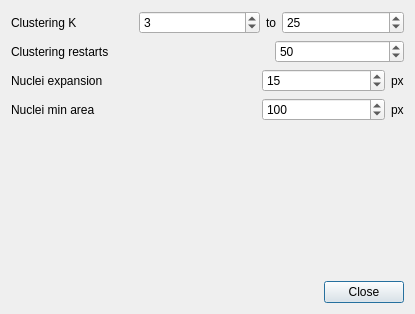
<?xml version="1.0" encoding="UTF-8"?>
<ui version="4.0">
 <class>AnalysisDialog</class>
 <widget class="QDialog" name="AnalysisDialog">
  <property name="geometry">
   <rect>
    <x>0</x>
    <y>0</y>
    <width>415</width>
    <height>314</height>
   </rect>
  </property>
  <property name="windowTitle">
   <string>Analysis options</string>
  </property>
  <layout class="QVBoxLayout" name="verticalLayout">
   <item>
    <layout class="QHBoxLayout" name="horizontalLayout_6" stretch="1,1,0,1">
     <item>
      <widget class="QLabel" name="label_2">
       <property name="text">
        <string>Clustering K</string>
       </property>
      </widget>
     </item>
     <item>
      <widget class="QSpinBox" name="clusterMinK">
       <property name="minimum">
        <number>1</number>
       </property>
       <property name="stepType">
        <enum>QAbstractSpinBox::AdaptiveDecimalStepType</enum>
       </property>
       <property name="value">
        <number>3</number>
       </property>
      </widget>
     </item>
     <item>
      <widget class="QLabel" name="label_10">
       <property name="text">
        <string>to</string>
       </property>
      </widget>
     </item>
     <item>
      <widget class="QSpinBox" name="clusterMaxK">
       <property name="minimum">
        <number>1</number>
       </property>
       <property name="maximum">
        <number>999</number>
       </property>
       <property name="stepType">
        <enum>QAbstractSpinBox::AdaptiveDecimalStepType</enum>
       </property>
       <property name="value">
        <number>25</number>
       </property>
      </widget>
     </item>
    </layout>
   </item>
   <item>
    <layout class="QHBoxLayout" name="horizontalLayout" stretch="2,1">
     <item>
      <widget class="QLabel" name="label">
       <property name="text">
        <string>Clustering restarts</string>
       </property>
      </widget>
     </item>
     <item>
      <widget class="QSpinBox" name="clusterNInit">
       <property name="minimum">
        <number>1</number>
       </property>
       <property name="maximum">
        <number>999</number>
       </property>
       <property name="stepType">
        <enum>QAbstractSpinBox::AdaptiveDecimalStepType</enum>
       </property>
       <property name="value">
        <number>50</number>
       </property>
      </widget>
     </item>
    </layout>
   </item>
   <item>
    <layout class="QGridLayout" name="gridLayout" columnstretch="2,1,0">
     <item row="0" column="0">
      <widget class="QLabel" name="label_3">
       <property name="text">
        <string>Nuclei expansion</string>
       </property>
      </widget>
     </item>
     <item row="0" column="2">
      <widget class="QLabel" name="label_4">
       <property name="text">
        <string>px</string>
       </property>
      </widget>
     </item>
     <item row="0" column="1">
      <widget class="QSpinBox" name="nucleiExpansion">
       <property name="minimum">
        <number>1</number>
       </property>
       <property name="maximum">
        <number>999</number>
       </property>
       <property name="stepType">
        <enum>QAbstractSpinBox::AdaptiveDecimalStepType</enum>
       </property>
       <property name="value">
        <number>15</number>
       </property>
      </widget>
     </item>
     <item row="1" column="0">
      <widget class="QLabel" name="label_5">
       <property name="text">
        <string>Nuclei min area</string>
       </property>
      </widget>
     </item>
     <item row="1" column="1">
      <widget class="QSpinBox" name="nucleiMinArea">
       <property name="minimum">
        <number>1</number>
       </property>
       <property name="maximum">
        <number>999</number>
       </property>
       <property name="stepType">
        <enum>QAbstractSpinBox::AdaptiveDecimalStepType</enum>
       </property>
       <property name="value">
        <number>100</number>
       </property>
      </widget>
     </item>
     <item row="1" column="2">
      <widget class="QLabel" name="label_6">
       <property name="text">
        <string>px</string>
       </property>
      </widget>
     </item>
    </layout>
   </item>
   <item>
    <spacer name="verticalSpacer">
     <property name="orientation">
      <enum>Qt::Vertical</enum>
     </property>
     <property name="sizeHint" stdset="0">
      <size>
       <width>20</width>
       <height>40</height>
      </size>
     </property>
    </spacer>
   </item>
   <item>
    <widget class="QDialogButtonBox" name="buttonBox">
     <property name="orientation">
      <enum>Qt::Horizontal</enum>
     </property>
     <property name="standardButtons">
      <set>QDialogButtonBox::Close</set>
     </property>
    </widget>
   </item>
  </layout>
 </widget>
 <resources/>
 <connections>
  <connection>
   <sender>buttonBox</sender>
   <signal>accepted()</signal>
   <receiver>AnalysisDialog</receiver>
   <slot>accept()</slot>
   <hints>
    <hint type="sourcelabel">
     <x>248</x>
     <y>254</y>
    </hint>
    <hint type="destinationlabel">
     <x>157</x>
     <y>274</y>
    </hint>
   </hints>
  </connection>
  <connection>
   <sender>buttonBox</sender>
   <signal>rejected()</signal>
   <receiver>AnalysisDialog</receiver>
   <slot>reject()</slot>
   <hints>
    <hint type="sourcelabel">
     <x>316</x>
     <y>260</y>
    </hint>
    <hint type="destinationlabel">
     <x>286</x>
     <y>274</y>
    </hint>
   </hints>
  </connection>
 </connections>
</ui>
